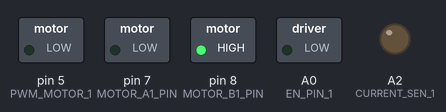
Simulated run of this sketch. Board: Arduino Uno, built with avr-gcc and run on an emulated ATmega328P. Shown: switched loads named in the sketch (green lamp = pin HIGH), output pins drawn as LEDs (lit = HIGH).

Above: at 0.1 s.
At 1.1 s:
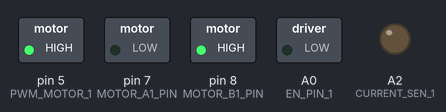
Timing chart, 0 to 2.6 s (numbered marks = the images above):
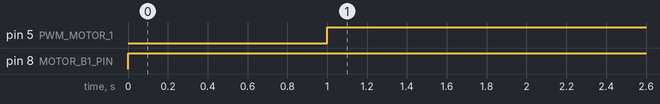

The sketch:

mot.new1.ino
```cpp
#define BRAKE 0
#define CW    1
#define CCW   2
#define CS_THRESHOLD 15   // Definition of safety current (Check: "1.3 Monster Shield Example").

//MOTOR 1
#define MOTOR_A1_PIN 7
#define MOTOR_B1_PIN 8

#define PWM_MOTOR_1 5

#define CURRENT_SEN_1 A2

#define EN_PIN_1 A0

#define MOTOR_1 0

short usSpeed = 150;  //default motor speed
unsigned short usMotor_Status = BRAKE;

void setup()
{
  // put your setup code here, to run once:
 pinMode(MOTOR_A1_PIN, OUTPUT);
  pinMode(MOTOR_B1_PIN, OUTPUT);

  pinMode(PWM_MOTOR_1, OUTPUT);

  pinMode(CURRENT_SEN_1, OUTPUT);

  pinMode(EN_PIN_1, OUTPUT);

  Serial.begin(9600);
}

void loop()
{
  // put your main code here, to run repeatedly:
      digitalWrite(MOTOR_A1_PIN, LOW);
      digitalWrite(MOTOR_B1_PIN, HIGH);
      delay(1000);
      digitalWrite(PWM_MOTOR_1, 150);
      delay(1000);
}
```

Measured:
- by itself, pin 5 (PWM_MOTOR_1): LOW → HIGH at 1.0 s
- by itself, pin 8 (MOTOR_B1_PIN): LOW → HIGH at 0.00 s
